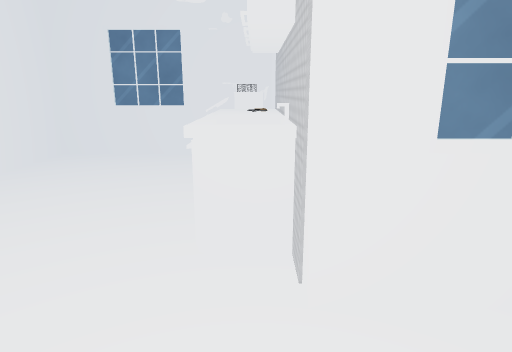
[1] (above)

12 first-person views from a walk through a 3-D level made in the Unity game engine. The camera is 1.5 m above the floor, tilts 14° down and sees 75° across. The floor is counted in squares, 0.5 m on a side. Each view is taken from the middle of a square. On the plan, view 1 faces up. The plan holds only what a view shows up to about 20 squares ahead; the rest is blank. Some surface patterns are stand-ins.

[2]
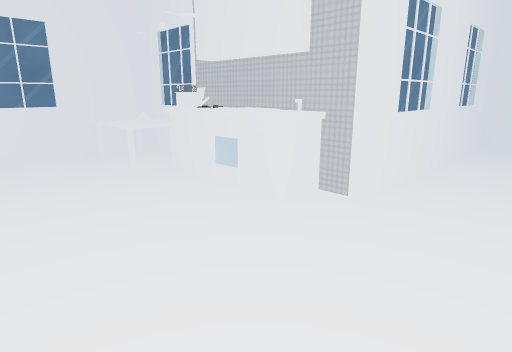

[3]
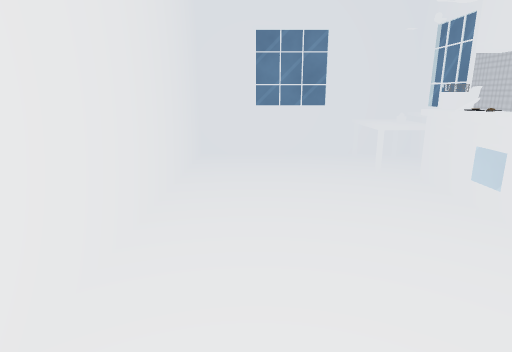

[4]
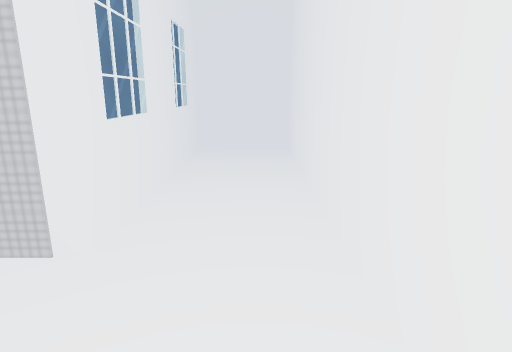

[5]
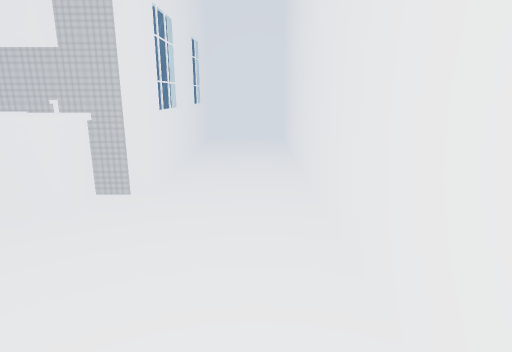

[6]
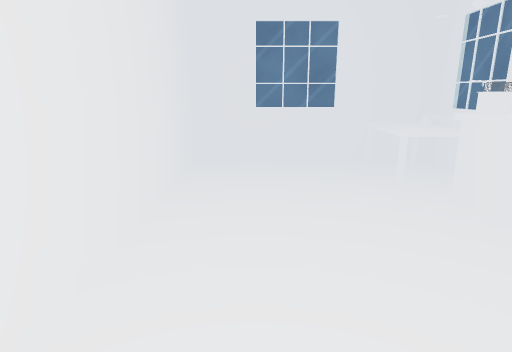

[7]
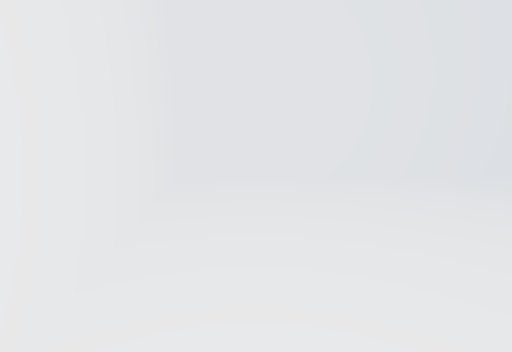

[8]
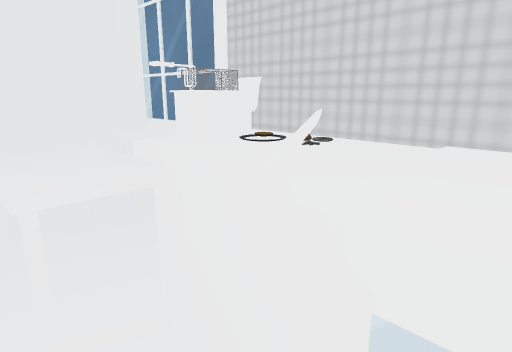

[9]
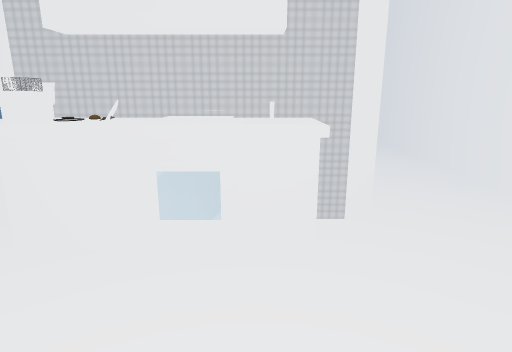

[10]
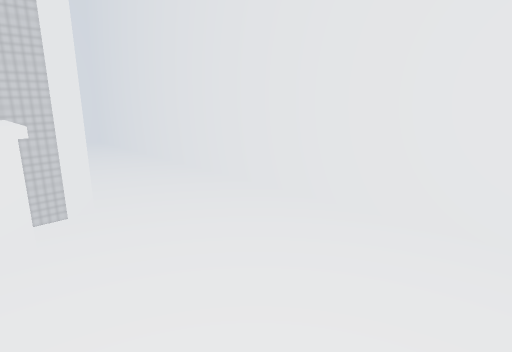

[11]
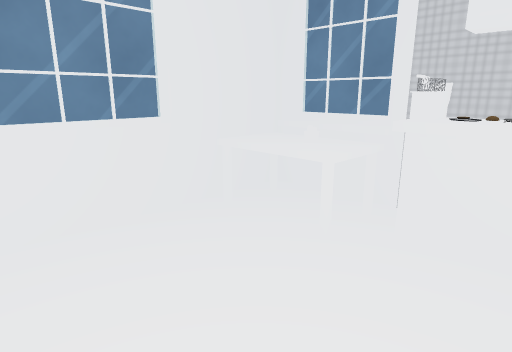

[12]
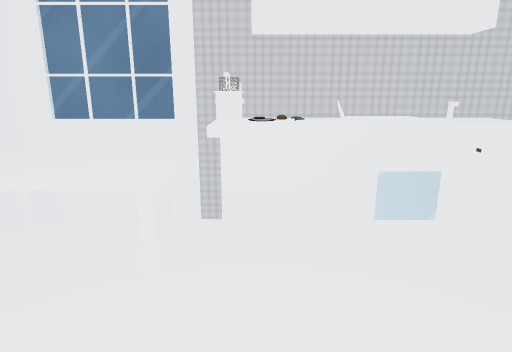

### Floor plan
Points are (right, up) in squares from view 1. A wall is a line through its corners. A room is listed if a view was taken in it or the views show most of it. See-through windows are left out.
Room 1 (views 1, 2, 3, 4, 5, 6, 7, 8, 9, 10, 11, 12)
walls: (-0.5, 6) (0.5, 6) (0.5, 7.3) (-0.9, 7.3); (-1.2, 8.4) (-1.2, 9.6); (-0.9, 8.4) (-0.9, 9); (0.8, 5.9) (-1.2, 5.9) (-1.2, 7.6); (0.7, 4.2) (0.7, 16.7) (-9.8, 16.7) (-9.8, -0.8) (13.6, -0.8) (13.6, 4.2) (0.7, 4.2); (-1.2, 11.4) (-1.2, 11.9); (0.9, 12.8) (0.9, 16); (5.6, 4.4) (2.4, 4.4); (0.2, 15.4) (0.2, 16.2); (-3.6, 16.9) (-7, 16.9)
objects: table (-2, 12) to (0, 16); oven (-1, 8); other object (-1, 10); other object (-1, 11) to (0, 12); other object (-1, 14); other object (0, 10); other object (0, 11)

Positions as (right, up) in squares from view 1, and headings:
1: (0, 0), facing up
2: (-8, 0), facing up-right
3: (-7, 0), facing up
4: (-5, 1), facing right
5: (-9, 1), facing right
6: (-7, 2), facing up
7: (2, 2), facing left
8: (-3, 8), facing up-right
9: (-7, 7), facing right
10: (-8, 7), facing down-right
11: (-8, 9), facing up-right
12: (-7, 11), facing right
